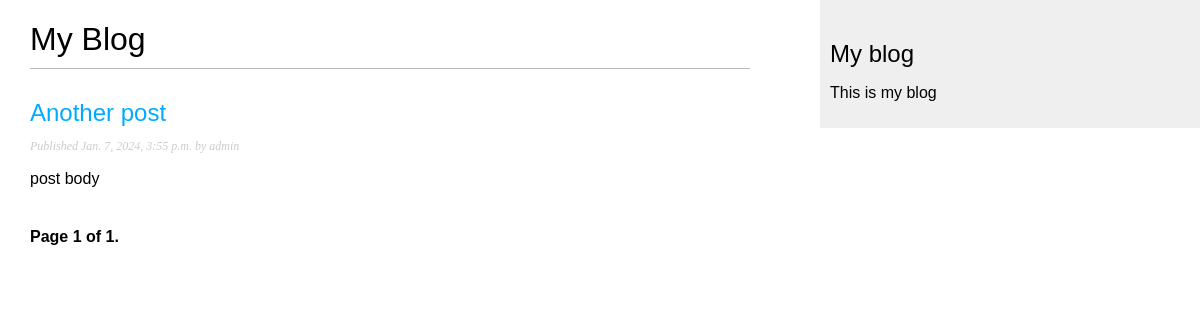
Page /blog/ on the earlier database version.
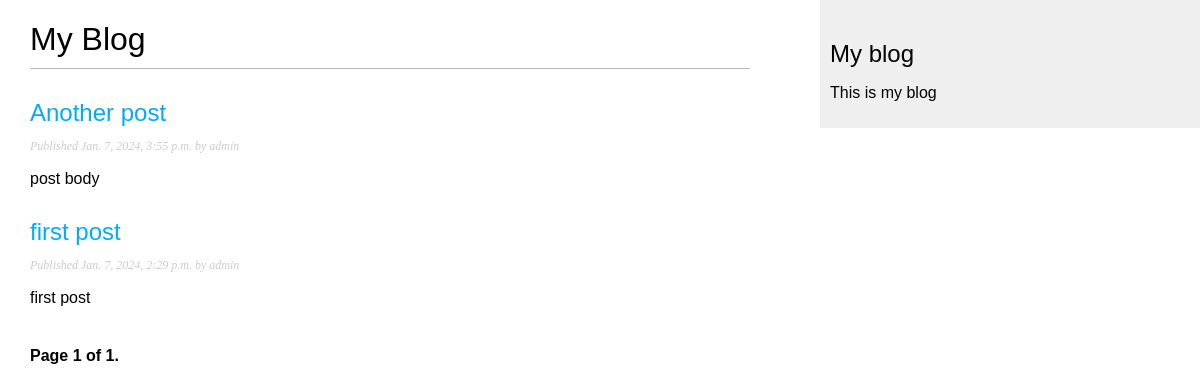
Same page on the later database version.
### blogapp/models.py (models this page shows, shortened)
class Post(models.Model):
    title = models.CharField(max_length=250)
    slug = models.SlugField(max_length=250)
    author = models.ForeignKey(User,
                               on_delete=models.CASCADE,
                               related_name='blog_posts')
    body = models.TextField()
    publish = models.DateTimeField(default=timezone.now)
    created = models.DateTimeField(auto_now_add=True)
    updated = models.DateTimeField(auto_now=True)
    objects = models.Manager()
    published = PublishedManager()
    class Status(models.TextChoices):
        DRAFT = 'DF', 'Draft'
        PUBLISHED = 'PB', 'Published'
    status = models.CharField(max_length=2,
                              choices=Status.choices,
                              default=Status.DRAFT)
    class Meta:
        ordering = ['-publish']
        indexes = [
            models.Index(fields=['-publish']),
        ]
    def get_absolute_url(self):
        return reverse('blog:post_detail',
                       args=[self.publish.year,
                             self.publish.month,
                             self.publish.day,
                             self.slug])

### blogapp/views.py (the view)
# urls.py: path('', views.post_list, name='post_list'),
def post_list(request):
    post_list = Post.published.all()
    paginator = Paginator(post_list, 3)
    page_number = request.GET.get('page', 1)
    try:
        posts = paginator.page(page_number)
    except EmptyPage:
        posts = paginator.page(paginator.num_pages)
    except PageNotAnInteger:
        posts = paginator.page(1)
    return render(request,
                  'blogapp/post/list.html',
                  {'posts': posts})

### blogapp/models.py (called while the page is built)
    def get_queryset(self):
        return super().get_queryset()\
                      .filter(status=Post.Status.PUBLISHED)

### blogapp/templates/blogapp/post/list.html (shortened to what this page needs)
{% extends "blogapp/base.html" %}
{% block content %}
    <h1>My Blog</h1>
    {% for post in posts %}
        <h2>
            <a href="{{ post.get_absolute_url }}">
                {{ post.title }}
            </a>
        </h2>
        <p class="date">
            Published {{ post.publish }} by {{ post.author }}
        </p>
        {{ post.body|truncatewords:30|linebreaks }}
    {% endfor %}
    {% include "blogapp/pagination.html" with page=posts %}
{% endblock %}

Differences in the rows shown:
now on this page (row edited): Post: title "first post", publish "Jan. 7, 2024, 2:29 p.m.", author "admin", body "first post"
